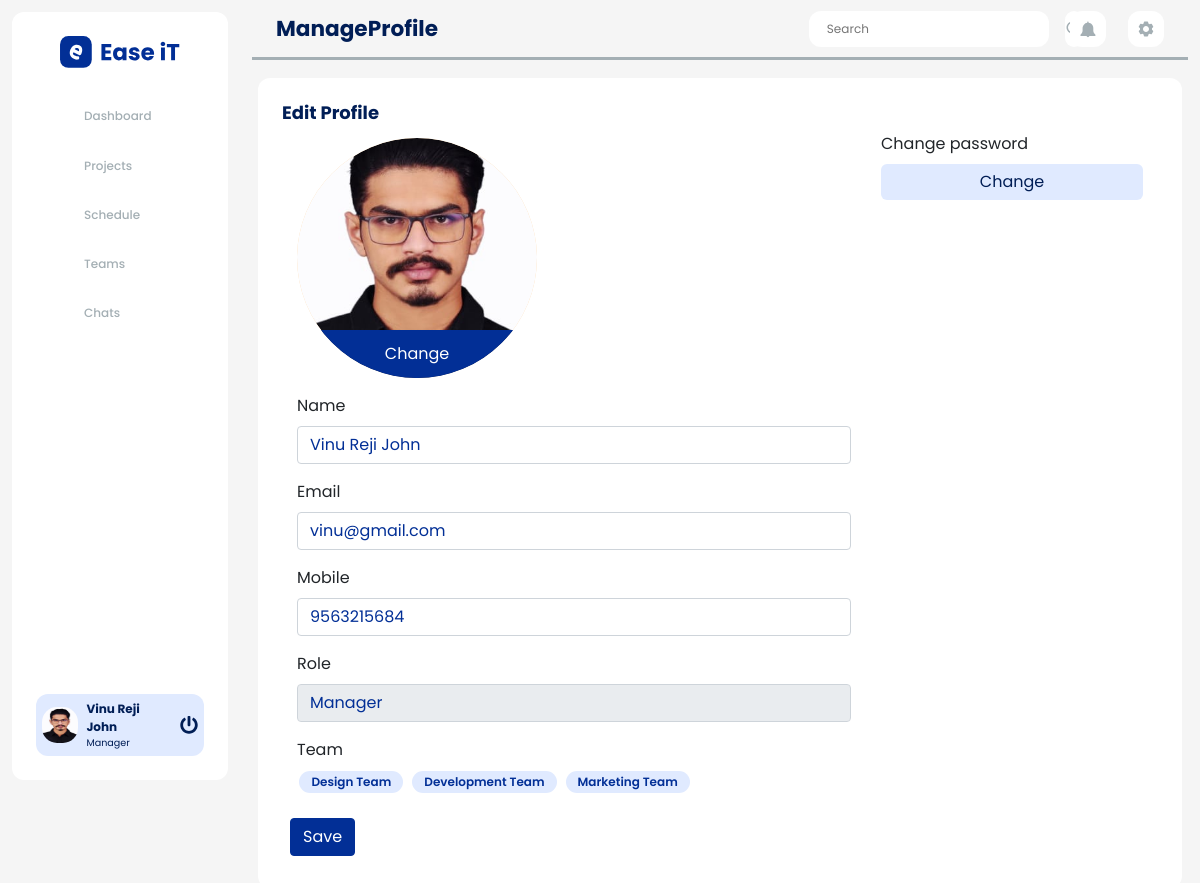
/manageProfile.php (signed in), run on an earlier commit of the app's database.
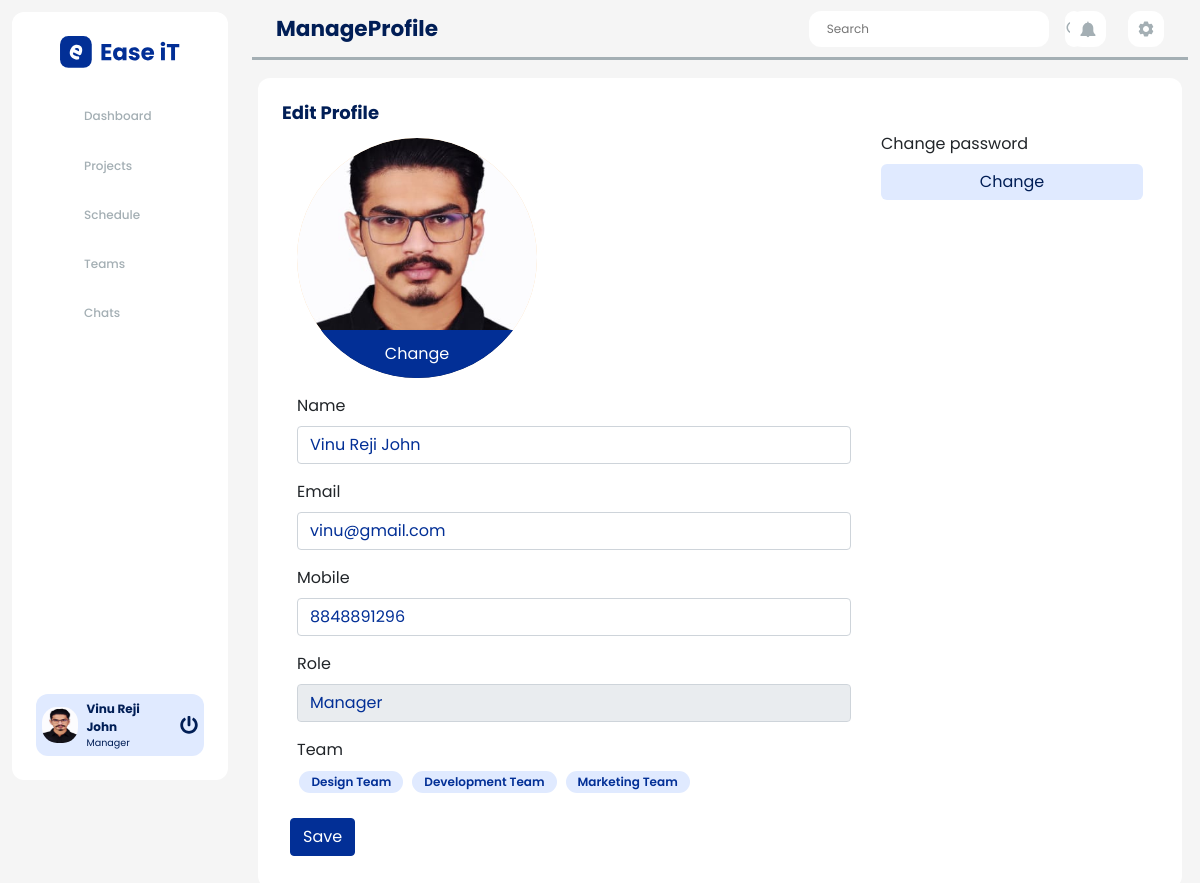
And on a later commit of the database.
### tables this page shows
CREATE TABLE `tbl_user_role` (
  `role_id` int(10) NOT NULL,
  `role_name` varchar(50) NOT NULL,
  `role_permission` int(10) NOT NULL
);

CREATE TABLE `tbl_user` (
  `user_id` int(10) NOT NULL,
  `username` varchar(100) NOT NULL,
  `mob` varchar(10) NOT NULL,
  `email` varchar(50) NOT NULL,
  `dob` varchar(20) NOT NULL,
  `password` varchar(100) NOT NULL,
  `user_created_at` varchar(10) NOT NULL,
  `user_status` int(2) NOT NULL DEFAULT 1,
  `type_id` int(10) NOT NULL,
  `team_id` int(20) NOT NULL DEFAULT -1,
  `profile_pic` varchar(300) NOT NULL DEFAULT 'defaultuser.png'
);

CREATE TABLE `tbl_teams` (
  `team_id` int(10) NOT NULL,
  `team_title` varchar(50) NOT NULL,
  `manager_id` int(10) NOT NULL
);

### manageProfile.php (the view, shortened to what this page needs)
<?php
include('./config/connect.php');
if (isset($_SESSION["pmsSession"]) != session_id()) {
    header("Location: ./index.php");
    die();
} else {
?>
    <!DOCTYPE html>
    <html>
    <head>
        <link rel="stylesheet" href="./stylesheets/css/style.css" />
        <link rel="stylesheet" href="./stylesheets/css/bootstrap.min.css" />
    </head>
    <body class="dashboard-body">
        <div class="dashboard-container">
            <?php include("./layouts/sidebar.php"); ?>
            <?php include("./layouts/header.php"); ?>
            <div class="dashboard-contents">
                <div class="row">
                    <div class="col-12">
                        <div class="d-flex flex-column">
                            <div class="files-card">
                                <h1 class="content-heading">Edit Profile</h1>
                                <form id="editProfileForm" class="modal-form-container" action="./server/updateProfile.php" method="post" enctype="multipart/form-data">
                                    <?php
                                    $sql = "SELECT * FROM tbl_user WHERE user_id = '$_SESSION[userId]'";
                                    $result = mysqli_query($connect, $sql);
                                    $row = mysqli_fetch_assoc($result);
                                    $name = $row['username'];
                                    $email = $row['email'];
                                    $mobile = $row['mob'];
                                    $teamId = $row['team_id'];
                                    $typeId = $row['type_id'];
                                    $proPic = $row['profile_pic'];
                                    $sql2 = "SELECT * FROM tbl_user_role WHERE role_id = '$typeId'";
                                    $result2 = mysqli_query($connect, $sql2);
                                    $row2 = mysqli_fetch_assoc($result2);
                                    $roleName = $row2['role_name'];
                                    echo '
                                        <div class="container-fluid">
                                            <div class="row">
                                            <div class="col-8">
                                            <div class="form-group">
                                                <div class="pro-pic">
                                                    <img src="./assets/uploads/' . $proPic . '" alt="">
                                                    <label class="pro-pic-btn" for="uploadPic">Change</label>
                                                </div>
                                            </div>
                                                <div class="form-group">
                                                <label for="uname">Name</label>
                                                <input type="text" name="uname" id="uname" value="' . $name . '" class="form-control" autocomplete="off">
                                                </div>
                                                <div class="form-group">
                                                <label for="email">Email</label>
                                                <input type="email" name="email" id="email" value="' . $email . '" class="form-control" autocomplete="off">
                                                </div>
                                                <div class="form-group">
                                                <label for="mobile">Mobile</label>
                                                <input type="text" name="mobile" id="mob" value="' . $mobile . '" class="form-control" autocomplete="off" oninput="javascript: if (this.value.length > this.maxLength) this.value = this.value.slice(0, this.maxLength);" maxlength="10">
                                                </div>
                                                <div class="form-group">
                                                <label for="role">Role</label>
                                                <input type="text" disabled name="role" id="role" value="' . $roleName  . '" class="form-control" autocomplete="off">
                                                </div>
                                                ';
                                    if ($teamId != 0) {
                                        $sql3 = "SELECT * FROM tbl_teams WHERE team_id = '$teamId'";
                                        $result3 = mysqli_query($connect, $sql3);
                                        $row3 = mysqli_fetch_assoc($result3);
                                        $teamName = $row3['team_title'];
                                        echo '
                                            <div class="form-group">
                                            <label for="team">Team</label>
                                            <input type="text" disabled name="team" id="team" value="' . $teamName . '" class="form-control" autocomplete="off">
                                            </div>
                                            ';
                                    } else {
                                        $sql3 = "SELECT * FROM tbl_teams WHERE manager_id = '$_SESSION[userId]'";
                                        $result3 = mysqli_query($connect, $sql3);
                                        echo '<div class="form-group">
                                            <label for="team">Team</label>
                                            <div>
                                            ';
                                        while ($row3 = mysqli_fetch_assoc($result3)) {
                                            $teamName = $row3['team_title'];
                                            echo '
                                                <span class="team-pill">' . $teamName . '</span>
                                                ';
                                        }
                                        echo '
                                            </div>
                                            </div>
                                            ';
                                    }
                                    echo '
                                            </div>
                                            <div class="col-4 ml-auto">
                                            <div class="form-group">
                                                <label for="changePass">Change password</label>
                                                <button id="changePass" name="changePass" value="" type="button" class="secondary-modal-btn">Change</button>
                                            </div>
                                                <!--<div class="form-group">
                                                <label for="task-actions">Actions</label>
                                                <button id="deleteProject" name="deleteProject" type="button" class="secondary-modal-btn">Delete</button>
                                                </div>-->
                                            </div>
                                            </div>
                                        </div>
                                        ';
                                    ?>
                                    <div class="m-2">
                                        <button name="updateProfileBtn" type="submit" class="btn btn-primary saveBtn">Save</button>
                                    </div>
                                </form>
                            </div>
                        </div>
                    </div>
                </div>
            </div>
        </div>
    </body>
    </html>
<?php
}
?>

### layouts/sidebar.php
<?php
include('./config/connect.php');
$activePage = basename($_SERVER['PHP_SELF'], ".php");
$userName = $_SESSION['userName'];
$userType = $_SESSION['currentUserTypeId'];
$proPic = $_SESSION['proPic'];
$selectRole= "SELECT `role_name` FROM tbl_user_role WHERE `role_id` = '$userType '";
$result3 = mysqli_query($connect, $selectRole);
$roleName = mysqli_fetch_assoc($result3);
?>
<div class="sidebar-container">
    <nav class="nav-container">
        <div class="logo-container">
            <img src="./assets/images/logo.svg" alt="ease-it-logo" class="logo" />
        </div>
        <ul class="nav">
            <a href="./dashboard.php">
                <li class="nav-items <?= ($activePage == 'dashboard') ? 'active-nav':''; ?>">
                    <span class="ico">
                        <object class="svgClass" type="image/svg+xml" data="./assets/icons/dashboard-ico.svg"></object>
                    </span><span>Dashboard</span>
                </li>
            </a>
            <a href="./project.php">
                <li class="nav-items <?= ($activePage == 'project') || ($activePage == 'activity') || ($activePage == 'tasks') || ($activePage == 'files') || ($activePage == 'manageProject') || ($activePage=='projectDetails') ? 'active-nav':''; ?>">
                    <span class="ico">
                        <object class="svgClass" type="image/svg+xml" data="./assets/icons/project-ico.svg"></object>
                    </span>
                    <span>Projects</span>
                </li>
            </a>
            <a href="./schedule.php">
            <li class="nav-items <?= ($activePage == 'schedule') ? 'active-nav':''; ?>">
                <span class="ico">
                    <object class="svgClass" type="image/svg+xml" data="./assets/icons/schedule-ico.svg"></object>
                </span><span>Schedule</span>
            </li>
            </a>
            <a href="./teams.php">
            <li class="nav-items <?= ($activePage == 'teams') || ($activePage == 'manageteam') || ($activePage == 'teamMemberDetails') || ($activePage == 'userDetails') ? 'active-nav':''; ?> ">
                <span class="ico"><object class="svgClass" type="image/svg+xml"
                        data="./assets/icons/team-ico.svg"></object></span><span>Teams</span>
            </li>
            </a>
            <a href="./chats.php">
            <li class="nav-items <?= ($activePage == 'chats')  ? 'active-nav':''; ?> ">
                <span class="ico"><object class="svgClass" type="image/svg+xml"
                        data="./assets/icons/chat-ico.svg"></object></span><span>Chats</span>
            </li>
            </a>
        </ul>
    </nav>
    <div class="s-profile-container">
        <a href="./manageProfile.php">
    <?php echo '<img class="pro-pic-ico" src="./assets/uploads/' . $proPic . '" alt="" />';?>
    </a>
        <a href="./manageProfile.php" class="pro-details-container">
            <p class="pro-name"><?php echo ucwords($userName); ?></p>
            <p class="pro-role"><?php echo ucwords($roleName['role_name']);?></p>
        </a>
        <a href="./auth/logoutController.php"><img class="log-out-btn" src="./assets/icons/power-off-ico.svg" alt="" /></a>
    </div>
</div>

### layouts/header.php (shortened to what this page needs)
<?php
include('./config/connect.php');
$activePage = basename($_SERVER['PHP_SELF'], ".php");
$userName = $_SESSION['userName'];
?>
<header class="header">
    <h1 class="header-txt"><?php if ($activePage == 'dashboard') {
                                echo 'Hi,' . ucwords($userName);
                            } else if (($activePage == 'manageteam')) {
                                echo 'Manage Team';
                            } else {
                                echo ucwords($activePage);
                            }  ?></h1>
    <div class="header-util">
        <div>
            <div class="search-box">
                <input type="text" placeholder="Search" id="searchInput" />
                <div class="header-box">
                </div>
            </div>
        </div>
        <div>
            <?php
            $today = date("Y-m-d");
            $sql = "SELECT * FROM tbl_events WHERE start = '$today'";
            $result = mysqli_query($connect, $sql);
            if (mysqli_num_rows($result) > 0) {
                $icon = './assets/icons/bell-ico-active.svg';
            } else {
                $icon = './assets/icons/bell-ico.svg';
            }
            ?>
            <div class="header-box" id="dropdownMenuOffset" data-toggle="dropdown" aria-haspopup="true" aria-expanded="false" data-offset="5,10">
                <img class="header-ico" src="<?php echo $icon; ?>" alt="notification" />
            </div>
        </div>
        <div>
            <div class="header-box" id="dropdownMenuOffset2" data-toggle="dropdown" aria-haspopup="true" aria-expanded="false" data-offset="5,10">
                <img class="header-ico" src="./assets/icons/settings-ico.svg" alt="settings" />
            </div>
        </div>
    </div>
</header>

What changed in the data, as far as the page shows it:
changed tbl_user "Vinu Reji John": mobile "9563215684" → "8848891296"
